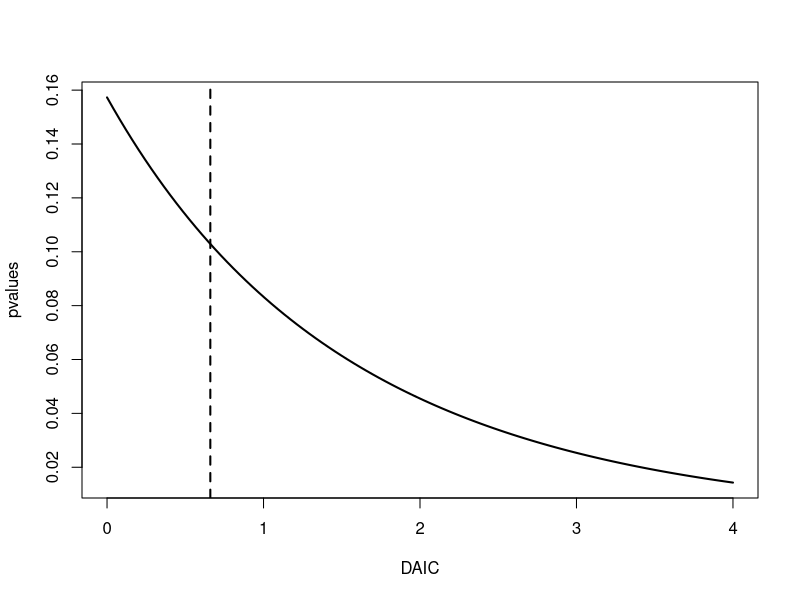

Write the R code that produced this figure.
# From tim email October 9, 2024

dNLL <- seq(1, 3, length.out = 100) # difference in NLL between complex and simple model
pvalues <- 1 - pchisq(2*dNLL, df = 1) # assume 1 additional parameter in complex model
DAIC <- 2 * dNLL - 2 # assume 1 additional parameter in complex model
plot(DAIC, pvalues,type = "l", lwd = 2)
abline(v = 0.66, lwd = 2, lty = "dashed")